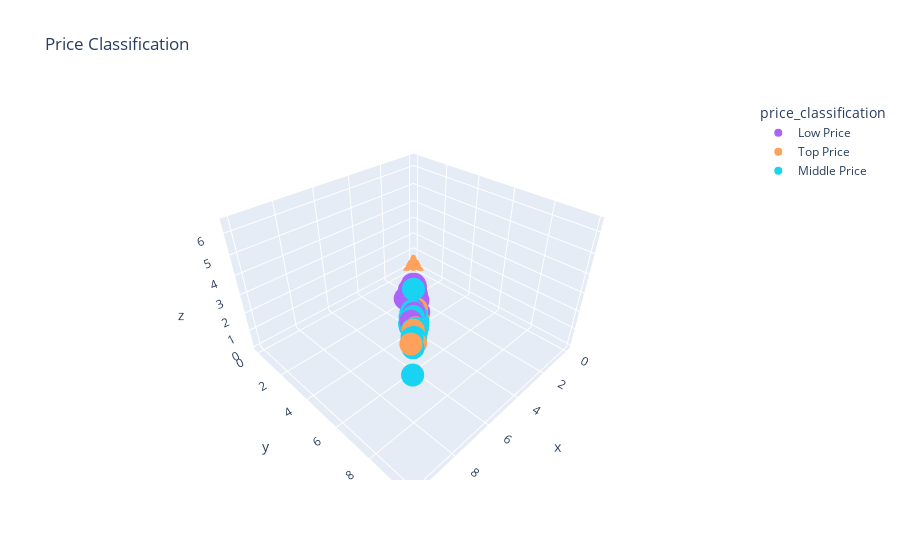

The notebook cell this image was saved under:
### Code cell
import pandas as pd
import plotly.express as px
from IPython.display import display


csv_path = "C:\\Users\\cassiorodrigo.crisfa\\Documents\\GitHub\\xtream-ai-assignment\\Cristani\\diamonds.csv"
df = pd.read_csv(csv_path)

# Calculate the threshold for the top 1% and top 10% prices
top_1_threshold = df['price'].quantile(0.99)
top_10_threshold = df['price'].quantile(0.90)

# Classify the prices into categories
df['price_classification'] = 'Low Price'  # Default
df.loc[df['price'] > top_1_threshold, 'price_classification'] = 'Top Price'
df.loc[(df['price'] <= top_1_threshold) & (df['price'] > top_10_threshold), 'price_classification'] = 'Middle Price'

# Plotly
fig = px.scatter_3d(df, x='x', y='y', z='z', color='price_classification',
                    color_discrete_map={'Category 1': 'red', 'Category 2': 'green', 'Category 3': 'blue'},
                    title='Price Classification',
                    labels={'x': 'x', 'y': 'y', 'z': 'z'})


display(fig)

### Figure 1 — Plotly figure (JSON) as saved in the notebook; plotly's stock layout.template omitted (floating-point values rounded to 4 significant figures; data arrays with more than 128 entries replaced by an {"elided": "..."} marker saying what was removed)
{"data": [{"hovertemplate": "price_classification=Low Price<br>x=%{x}<br>y=%{y}<br>z=%{z}<extra></extra>", "legendgroup": "Low Price", "marker": {"color": "#ab63fa", "symbol": "circle"}, "mode": "markers", "name": "Low Price", "scene": "scene", "showlegend": true, "type": "scatter3d", "x": {"elided": "4500 float values"}, "y": {"elided": "4500 float values"}, "z": {"elided": "4500 float values"}}, {"hovertemplate": "price_classification=Top Price<br>x=%{x}<br>y=%{y}<br>z=%{z}<extra></extra>", "legendgroup": "Top Price", "marker": {"color": "#FFA15A", "symbol": "circle"}, "mode": "markers", "name": "Top Price", "scene": "scene", "showlegend": true, "type": "scatter3d", "x": [8.08, 7.67, 8.87, 8.13, 8.72, 8.32, 7.82, 8.18, 7.32, 8.1, 8.45, 7.88, 8.24, 7.65, 7.37, 8.02, 7.65, 7.98, 8.54, 8.18, 8.12, 8.35, 8.08, 8.23, 8.54, 7.58, 8.13, 7.7, 8.45, 7.94, 8.63, 8.1, 8.16, 10, 8.89, 8.6, 8.58, 7.72, 7.33, 8.52, 8.17, 8.56, 8.12, 0, 8.4, 8.21, 8.14, 8.45, 8.23, 7.29], "y": [8.14, 7.62, 8.83, 8.21, 8.66, 8.23, 7.86, 8.26, 7.26, 8.04, 8.49, 8.01, 8.17, 7.61, 7.32, 8.07, 7.57, 7.93, 8.48, 8.24, 8.07, 8.31, 8.01, 8.19, 8.49, 7.48, 8.21, 7.79, 8.4, 8.03, 8.52, 8.16, 8.24, 9.85, 8.93, 8.57, 8.62, 7.65, 7.24, 8.45, 8.14, 8.51, 8.06, 0, 8.44, 8.28, 8.18, 8.49, 8.15, 7.22], "z": [4.97, 4.66, 5.11, 5.04, 5.43, 4.82, 4.66, 5.02, 4.6, 5.05, 5.25, 5.07, 4.94, 5.16, 4.57, 5.05, 4.75, 5.01, 5.13, 4.99, 5.03, 4.86, 5.04, 4.86, 4.98, 4.63, 4.73, 5.23, 5.27, 5.02, 5.05, 5.03, 5.04, 6.43, 5.18, 5.32, 5.42, 4.78, 4.56, 5.26, 4.97, 5.15, 4.94, 0, 5.23, 5.02, 4.82, 5.2, 4.94, 4.56]}, {"hovertemplate": "price_classification=Middle Price<br>x=%{x}<br>y=%{y}<br>z=%{z}<extra></extra>", "legendgroup": "Middle Price", "marker": {"color": "#19d3f3", "symbol": "circle"}, "mode": "markers", "name": "Middle Price", "scene": "scene", "showlegend": true, "type": "scatter3d", "x": {"elided": "450 float values"}, "y": {"elided": "450 float values"}, "z": {"elided": "450 float values"}}], "layout": {"legend": {"title": {"text": "price_classification"}, "tracegroupgap": 0}, "scene": {"domain": {"x": [0, 1], "y": [0, 1]}, "xaxis": {"title": {"text": "x"}}, "yaxis": {"title": {"text": "y"}}, "zaxis": {"title": {"text": "z"}}}, "title": {"text": "Price Classification"}}}
